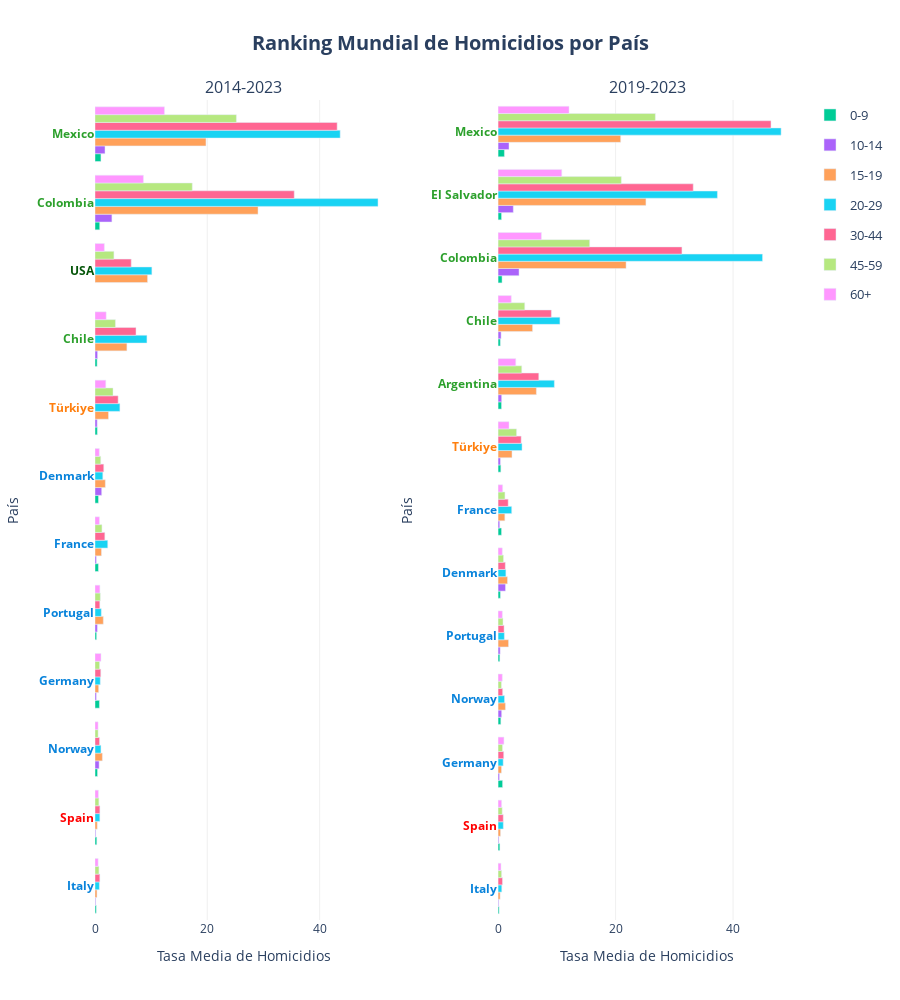

Notebook code cell kept with this figure:
### Code cell
# TODO: personalizar hover para que salga la categoría de Age en las etiquetas

barplot(
    df = df_ranking_combined['country'], 
    x='mean_homicides_rate', 
    y='Country', 
    height=1000,
    reverse_y_order=False,
    orientation='h', 
    color='Age', 
    facet_col='Periodo',
    cols_wrap=2, 
    vertical_spacing = 0.02,
    barmode='group',
    yticks_color_column='Region_2',
    yticks_color_map=COLOR_MAP['Region_2'],
    color_discrete_map=COLOR_MAP['Sex'], 
    #category_orders=CATEGORY_ORDERS,
    hover_data=HOVER_DATA['ranking_country'], 
    labels=LABELS['ranking'],
    hovertemplate=HOVER_TEMPLATES['ranking_country'],
    title=f"Ranking Mundial de Homicidios por País",
    plot_save_path=os.path.join(PROJECT_PATH, 'plots', PLOT_FILENAME['ranking_country']), 
    show=True
    )

### Figure 1 — Plotly figure (JSON) as saved in the notebook; plotly's stock layout.template omitted (floating-point values rounded to 4 significant figures)
{"data": [{"alignmentgroup": "True", "cliponaxis": false, "customdata": [["Latam"], ["Latam"], ["Europe"], ["Europe"], ["Europe"], ["Europe"], ["Latam"], ["Europe"], ["Europe"], ["Spain"], ["Asia"]], "hovertemplate": "<b style='font-size: 14px'>%{y}</b><br><br><b>Región:</b> %{customdata[0]}<br><b>Tasa Media de Homicidios:</b> %{x:.2f}<br><extra></extra>", "legendgroup": "0-9", "marker": {"color": "#00cc96", "pattern": {"shape": ""}}, "name": "0-9", "offsetgroup": "0-9", "orientation": "h", "showlegend": true, "textangle": 0, "textfont": {"size": 12}, "textposition": "outside", "type": "bar", "x": [0.38, 0.84, 0.62, 0.61, 0.79, 0.23, 1.06, 0.45, 0.29, 0.32, 0.42], "xaxis": "x", "y": ["Chile", "Colombia", "Denmark", "France", "Germany", "Italy", "Mexico", "Norway", "Portugal", "Spain", "Türkiye"], "yaxis": "y"}, {"alignmentgroup": "True", "cliponaxis": false, "customdata": [["Latam"], ["Latam"], ["Europe"], ["Europe"], ["Europe"], ["Europe"], ["Latam"], ["Europe"], ["Europe"], ["Spain"], ["Asia"]], "hovertemplate": "<b style='font-size: 14px'>%{y}</b><br><br><b>Región:</b> %{customdata[0]}<br><b>Tasa Media de Homicidios:</b> %{x:.2f}<br><extra></extra>", "legendgroup": "10-14", "marker": {"color": "#ab63fa", "pattern": {"shape": ""}}, "name": "10-14", "offsetgroup": "10-14", "orientation": "h", "showlegend": true, "textangle": 0, "textfont": {"size": 12}, "textposition": "outside", "type": "bar", "x": [0.46, 3.01, 1.19, 0.24, 0.24, 0.12, 1.78, 0.73, 0.42, 0.13, 0.39], "xaxis": "x", "y": ["Chile", "Colombia", "Denmark", "France", "Germany", "Italy", "Mexico", "Norway", "Portugal", "Spain", "Türkiye"], "yaxis": "y"}, {"alignmentgroup": "True", "cliponaxis": false, "customdata": [["Latam"], ["Latam"], ["Europe"], ["Europe"], ["Europe"], ["Europe"], ["Latam"], ["Europe"], ["Europe"], ["Spain"], ["Asia"], ["USA"]], "hovertemplate": "<b style='font-size: 14px'>%{y}</b><br><br><b>Región:</b> %{customdata[0]}<br><b>Tasa Media de Homicidios:</b> %{x:.2f}<br><extra></extra>", "legendgroup": "15-19", "marker": {"color": "#FFA15A", "pattern": {"shape": ""}}, "name": "15-19", "offsetgroup": "15-19", "orientation": "h", "showlegend": true, "textangle": 0, "textfont": {"size": 12}, "textposition": "outside", "type": "bar", "x": [5.68, 29.03, 1.84, 1.15, 0.65, 0.35, 19.76, 1.31, 1.48, 0.4, 2.4, 9.36], "xaxis": "x", "y": ["Chile", "Colombia", "Denmark", "France", "Germany", "Italy", "Mexico", "Norway", "Portugal", "Spain", "Türkiye", "USA"], "yaxis": "y"}, {"alignmentgroup": "True", "cliponaxis": false, "customdata": [["Latam"], ["Latam"], ["Europe"], ["Europe"], ["Europe"], ["Europe"], ["Latam"], ["Europe"], ["Europe"], ["Spain"], ["Asia"], ["USA"]], "hovertemplate": "<b style='font-size: 14px'>%{y}</b><br><br><b>Región:</b> %{customdata[0]}<br><b>Tasa Media de Homicidios:</b> %{x:.2f}<br><extra></extra>", "legendgroup": "20-29", "marker": {"color": "#19d3f3", "pattern": {"shape": ""}}, "name": "20-29", "offsetgroup": "20-29", "orientation": "h", "showlegend": true, "textangle": 0, "textfont": {"size": 12}, "textposition": "outside", "type": "bar", "x": [9.25, 50.4, 1.39, 2.27, 0.94, 0.78, 43.66, 1.06, 1.12, 0.86, 4.43, 10.13], "xaxis": "x", "y": ["Chile", "Colombia", "Denmark", "France", "Germany", "Italy", "Mexico", "Norway", "Portugal", "Spain", "Türkiye", "USA"], "yaxis": "y"}, {"alignmentgroup": "True", "cliponaxis": false, "customdata": [["Latam"], ["Latam"], ["Europe"], ["Europe"], ["Europe"], ["Europe"], ["Latam"], ["Europe"], ["Europe"], ["Spain"], ["Asia"], ["USA"]], "hovertemplate": "<b style='font-size: 14px'>%{y}</b><br><br><b>Región:</b> %{customdata[0]}<br><b>Tasa Media de Homicidios:</b> %{x:.2f}<br><extra></extra>", "legendgroup": "30-44", "marker": {"color": "#FF6692", "pattern": {"shape": ""}}, "name": "30-44", "offsetgroup": "30-44", "orientation": "h", "showlegend": true, "textangle": 0, "textfont": {"size": 12}, "textposition": "outside", "type": "bar", "x": [7.3, 35.48, 1.56, 1.75, 1.03, 0.86, 43.12, 0.81, 0.86, 0.87, 4.12, 6.45], "xaxis": "x", "y": ["Chile", "Colombia", "Denmark", "France", "Germany", "Italy", "Mexico", "Norway", "Portugal", "Spain", "Türkiye", "USA"], "yaxis": "y"}, {"alignmentgroup": "True", "cliponaxis": false, "customdata": [["Latam"], ["Latam"], ["Europe"], ["Europe"], ["Europe"], ["Europe"], ["Latam"], ["Europe"], ["Europe"], ["Spain"], ["Asia"], ["USA"]], "hovertemplate": "<b style='font-size: 14px'>%{y}</b><br><br><b>Región:</b> %{customdata[0]}<br><b>Tasa Media de Homicidios:</b> %{x:.2f}<br><extra></extra>", "legendgroup": "45-59", "marker": {"color": "#B6E880", "pattern": {"shape": ""}}, "name": "45-59", "offsetgroup": "45-59", "orientation": "h", "showlegend": true, "textangle": 0, "textfont": {"size": 12}, "textposition": "outside", "type": "bar", "x": [3.64, 17.32, 1.02, 1.24, 0.81, 0.7, 25.18, 0.55, 0.95, 0.69, 3.21, 3.37], "xaxis": "x", "y": ["Chile", "Colombia", "Denmark", "France", "Germany", "Italy", "Mexico", "Norway", "Portugal", "Spain", "Türkiye", "USA"], "yaxis": "y"}, {"alignmentgroup": "True", "cliponaxis": false, "customdata": [["Latam"], ["Latam"], ["Europe"], ["Europe"], ["Europe"], ["Europe"], ["Latam"], ["Europe"], ["Europe"], ["Spain"], ["Asia"], ["USA"]], "hovertemplate": "<b style='font-size: 14px'>%{y}</b><br><br><b>Región:</b> %{customdata[0]}<br><b>Tasa Media de Homicidios:</b> %{x:.2f}<br><extra></extra>", "legendgroup": "60+", "marker": {"color": "#FF97FF", "pattern": {"shape": ""}}, "name": "60+", "offsetgroup": "60+", "orientation": "h", "showlegend": true, "textangle": 0, "textfont": {"size": 12}, "textposition": "outside", "type": "bar", "x": [1.99, 8.62, 0.77, 0.79, 1.07, 0.56, 12.37, 0.55, 0.87, 0.61, 1.92, 1.67], "xaxis": "x", "y": ["Chile", "Colombia", "Denmark", "France", "Germany", "Italy", "Mexico", "Norway", "Portugal", "Spain", "Türkiye", "USA"], "yaxis": "y"}, {"alignmentgroup": "True", "cliponaxis": false, "customdata": [["Latam"], ["Latam"], ["Latam"], ["Europe"], ["Latam"], ["Europe"], ["Europe"], ["Europe"], ["Latam"], ["Europe"], ["Europe"], ["Spain"], ["Asia"]], "hovertemplate": "<b style='font-size: 14px'>%{y}</b><br><br><b>Región:</b> %{customdata[0]}<br><b>Tasa Media de Homicidios:</b> %{x:.2f}<br><extra></extra>", "legendgroup": "0-9", "marker": {"color": "#00cc96", "pattern": {"shape": ""}}, "name": "0-9", "offsetgroup": "0-9", "orientation": "h", "showlegend": false, "textangle": 0, "textfont": {"size": 12}, "textposition": "outside", "type": "bar", "x": [0.59, 0.39, 0.68, 0.4, 0.59, 0.59, 0.77, 0.18, 1.08, 0.47, 0.3, 0.3, 0.47], "xaxis": "x2", "y": ["Argentina", "Chile", "Colombia", "Denmark", "El Salvador", "France", "Germany", "Italy", "Mexico", "Norway", "Portugal", "Spain", "Türkiye"], "yaxis": "y2"}, {"alignmentgroup": "True", "cliponaxis": false, "customdata": [["Latam"], ["Latam"], ["Latam"], ["Europe"], ["Latam"], ["Europe"], ["Europe"], ["Europe"], ["Latam"], ["Europe"], ["Europe"], ["Spain"], ["Asia"]], "hovertemplate": "<b style='font-size: 14px'>%{y}</b><br><br><b>Región:</b> %{customdata[0]}<br><b>Tasa Media de Homicidios:</b> %{x:.2f}<br><extra></extra>", "legendgroup": "10-14", "marker": {"color": "#ab63fa", "pattern": {"shape": ""}}, "name": "10-14", "offsetgroup": "10-14", "orientation": "h", "showlegend": false, "textangle": 0, "textfont": {"size": 12}, "textposition": "outside", "type": "bar", "x": [0.61, 0.51, 3.57, 1.26, 2.59, 0.28, 0.24, 0.11, 1.86, 0.61, 0.36, 0.13, 0.4], "xaxis": "x2", "y": ["Argentina", "Chile", "Colombia", "Denmark", "El Salvador", "France", "Germany", "Italy", "Mexico", "Norway", "Portugal", "Spain", "Türkiye"], "yaxis": "y2"}, {"alignmentgroup": "True", "cliponaxis": false, "customdata": [["Latam"], ["Latam"], ["Latam"], ["Europe"], ["Latam"], ["Europe"], ["Europe"], ["Europe"], ["Latam"], ["Europe"], ["Europe"], ["Spain"], ["Asia"]], "hovertemplate": "<b style='font-size: 14px'>%{y}</b><br><br><b>Región:</b> %{customdata[0]}<br><b>Tasa Media de Homicidios:</b> %{x:.2f}<br><extra></extra>", "legendgroup": "15-19", "marker": {"color": "#FFA15A", "pattern": {"shape": ""}}, "name": "15-19", "offsetgroup": "15-19", "orientation": "h", "showlegend": false, "textangle": 0, "textfont": {"size": 12}, "textposition": "outside", "type": "bar", "x": [6.52, 5.87, 21.79, 1.6, 25.17, 1.15, 0.58, 0.35, 20.87, 1.25, 1.78, 0.42, 2.37], "xaxis": "x2", "y": ["Argentina", "Chile", "Colombia", "Denmark", "El Salvador", "France", "Germany", "Italy", "Mexico", "Norway", "Portugal", "Spain", "Türkiye"], "yaxis": "y2"}, {"alignmentgroup": "True", "cliponaxis": false, "customdata": [["Latam"], ["Latam"], ["Latam"], ["Europe"], ["Latam"], ["Europe"], ["Europe"], ["Europe"], ["Latam"], ["Europe"], ["Europe"], ["Spain"], ["Asia"]], "hovertemplate": "<b style='font-size: 14px'>%{y}</b><br><br><b>Región:</b> %{customdata[0]}<br><b>Tasa Media de Homicidios:</b> %{x:.2f}<br><extra></extra>", "legendgroup": "20-29", "marker": {"color": "#19d3f3", "pattern": {"shape": ""}}, "name": "20-29", "offsetgroup": "20-29", "orientation": "h", "showlegend": false, "textangle": 0, "textfont": {"size": 12}, "textposition": "outside", "type": "bar", "x": [9.58, 10.53, 45.02, 1.33, 37.34, 2.32, 0.87, 0.63, 48.18, 1.1, 1.07, 0.89, 4.08], "xaxis": "x2", "y": ["Argentina", "Chile", "Colombia", "Denmark", "El Salvador", "France", "Germany", "Italy", "Mexico", "Norway", "Portugal", "Spain", "Türkiye"], "yaxis": "y2"}, {"alignmentgroup": "True", "cliponaxis": false, "customdata": [["Latam"], ["Latam"], ["Latam"], ["Europe"], ["Latam"], ["Europe"], ["Europe"], ["Europe"], ["Latam"], ["Europe"], ["Europe"], ["Spain"], ["Asia"]], "hovertemplate": "<b style='font-size: 14px'>%{y}</b><br><br><b>Región:</b> %{customdata[0]}<br><b>Tasa Media de Homicidios:</b> %{x:.2f}<br><extra></extra>", "legendgroup": "30-44", "marker": {"color": "#FF6692", "pattern": {"shape": ""}}, "name": "30-44", "offsetgroup": "30-44", "orientation": "h", "showlegend": false, "textangle": 0, "textfont": {"size": 12}, "textposition": "outside", "type": "bar", "x": [6.93, 9.07, 31.3, 1.23, 33.22, 1.72, 0.96, 0.75, 46.46, 0.78, 1.02, 0.88, 3.93], "xaxis": "x2", "y": ["Argentina", "Chile", "Colombia", "Denmark", "El Salvador", "France", "Germany", "Italy", "Mexico", "Norway", "Portugal", "Spain", "Türkiye"], "yaxis": "y2"}, {"alignmentgroup": "True", "cliponaxis": false, "customdata": [["Latam"], ["Latam"], ["Latam"], ["Europe"], ["Latam"], ["Europe"], ["Europe"], ["Europe"], ["Latam"], ["Europe"], ["Europe"], ["Spain"], ["Asia"]], "hovertemplate": "<b style='font-size: 14px'>%{y}</b><br><br><b>Región:</b> %{customdata[0]}<br><b>Tasa Media de Homicidios:</b> %{x:.2f}<br><extra></extra>", "legendgroup": "45-59", "marker": {"color": "#B6E880", "pattern": {"shape": ""}}, "name": "45-59", "offsetgroup": "45-59", "orientation": "h", "showlegend": false, "textangle": 0, "textfont": {"size": 12}, "textposition": "outside", "type": "bar", "x": [4.03, 4.54, 15.59, 0.92, 20.98, 1.17, 0.75, 0.6, 26.77, 0.57, 0.84, 0.7, 3.15], "xaxis": "x2", "y": ["Argentina", "Chile", "Colombia", "Denmark", "El Salvador", "France", "Germany", "Italy", "Mexico", "Norway", "Portugal", "Spain", "Türkiye"], "yaxis": "y2"}, {"alignmentgroup": "True", "cliponaxis": false, "customdata": [["Latam"], ["Latam"], ["Latam"], ["Europe"], ["Latam"], ["Europe"], ["Europe"], ["Europe"], ["Latam"], ["Europe"], ["Europe"], ["Spain"], ["Asia"]], "hovertemplate": "<b style='font-size: 14px'>%{y}</b><br><br><b>Región:</b> %{customdata[0]}<br><b>Tasa Media de Homicidios:</b> %{x:.2f}<br><extra></extra>", "legendgroup": "60+", "marker": {"color": "#FF97FF", "pattern": {"shape": ""}}, "name": "60+", "offsetgroup": "60+", "orientation": "h", "showlegend": false, "textangle": 0, "textfont": {"size": 12}, "textposition": "outside", "type": "bar", "x": [3.01, 2.25, 7.38, 0.72, 10.84, 0.78, 1.0, 0.5, 12.08, 0.72, 0.73, 0.6, 1.86], "xaxis": "x2", "y": ["Argentina", "Chile", "Colombia", "Denmark", "El Salvador", "France", "Germany", "Italy", "Mexico", "Norway", "Portugal", "Spain", "Türkiye"], "yaxis": "y2"}], "layout": {"annotations": [{"font": {"size": 16}, "showarrow": false, "text": "2014-2023", "x": 0.2125, "xanchor": "center", "xref": "paper", "y": 1, "yanchor": "bottom", "yref": "paper"}, {"font": {"size": 16}, "showarrow": false, "text": "2019-2023", "x": 0.7875, "xanchor": "center", "xref": "paper", "y": 1, "yanchor": "bottom", "yref": "paper"}], "barmode": "group", "height": 1000, "legend": {"font": {"size": 13}, "title": {"font": {"size": 15}}}, "plot_bgcolor": "white", "title": {"font": {"size": 20}, "text": "<b>Ranking Mundial de Homicidios por País</b>", "x": 0.5, "xanchor": "center"}, "xaxis": {"anchor": "y", "domain": [0, 0.425], "gridcolor": "#f0f0f0", "showgrid": true, "tickfont": {"size": 12}, "title": {"font": {"size": 14}, "text": "Tasa Media de Homicidios"}}, "xaxis2": {"anchor": "y2", "domain": [0.575, 1], "gridcolor": "#f0f0f0", "showgrid": true, "tickfont": {"size": 12}, "title": {"font": {"size": 14}, "text": "Tasa Media de Homicidios"}}, "yaxis": {"anchor": "x", "automargin": true, "categoryarray": ["Italy", "Spain", "Norway", "Germany", "Portugal", "France", "Denmark", "Türkiye", "Chile", "USA", "Colombia", "Mexico"], "categoryorder": "array", "domain": [0, 1], "showgrid": false, "tickfont": {"size": 12}, "tickmode": "array", "ticktext": ["<span style='color:#0883db; font-weight:bold'>Italy</span>", "<span style='color:#FF0000; font-weight:bold'>Spain</span>", "<span style='color:#0883db; font-weight:bold'>Norway</span>", "<span style='color:#0883db; font-weight:bold'>Germany</span>", "<span style='color:#0883db; font-weight:bold'>Portugal</span>", "<span style='color:#0883db; font-weight:bold'>France</span>", "<span style='color:#0883db; font-weight:bold'>Denmark</span>", "<span style='color:#ff7f0e; font-weight:bold'>Türkiye</span>", "<span style='color:#2ca02c; font-weight:bold'>Chile</span>", "<span style='color:#055509; font-weight:bold'>USA</span>", "<span style='color:#2ca02c; font-weight:bold'>Colombia</span>", "<span style='color:#2ca02c; font-weight:bold'>Mexico</span>"], "tickvals": ["Italy", "Spain", "Norway", "Germany", "Portugal", "France", "Denmark", "Türkiye", "Chile", "USA", "Colombia", "Mexico"], "title": {"font": {"size": 14}, "text": "País"}, "type": "category"}, "yaxis2": {"anchor": "x2", "automargin": true, "categoryarray": ["Italy", "Spain", "Germany", "Norway", "Portugal", "Denmark", "France", "Türkiye", "Argentina", "Chile", "Colombia", "El Salvador", "Mexico"], "categoryorder": "array", "domain": [0, 1], "showgrid": false, "tickfont": {"size": 12}, "tickmode": "array", "ticktext": ["<span style='color:#0883db; font-weight:bold'>Italy</span>", "<span style='color:#FF0000; font-weight:bold'>Spain</span>", "<span style='color:#0883db; font-weight:bold'>Germany</span>", "<span style='color:#0883db; font-weight:bold'>Norway</span>", "<span style='color:#0883db; font-weight:bold'>Portugal</span>", "<span style='color:#0883db; font-weight:bold'>Denmark</span>", "<span style='color:#0883db; font-weight:bold'>France</span>", "<span style='color:#ff7f0e; font-weight:bold'>Türkiye</span>", "<span style='color:#2ca02c; font-weight:bold'>Argentina</span>", "<span style='color:#2ca02c; font-weight:bold'>Chile</span>", "<span style='color:#2ca02c; font-weight:bold'>Colombia</span>", "<span style='color:#2ca02c; font-weight:bold'>El Salvador</span>", "<span style='color:#2ca02c; font-weight:bold'>Mexico</span>"], "tickvals": ["Italy", "Spain", "Germany", "Norway", "Portugal", "Denmark", "France", "Türkiye", "Argentina", "Chile", "Colombia", "El Salvador", "Mexico"], "title": {"font": {"size": 14}, "text": "País"}, "type": "category"}}}
